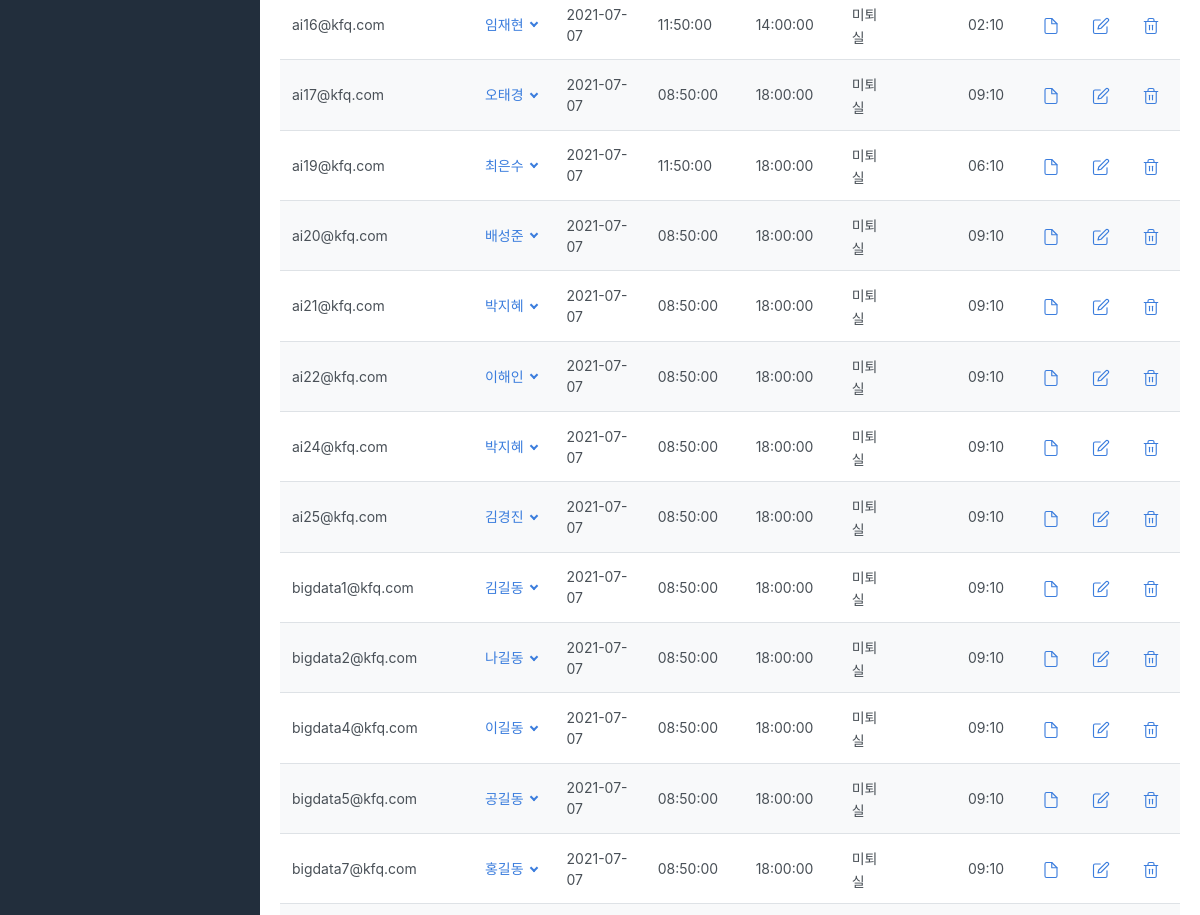
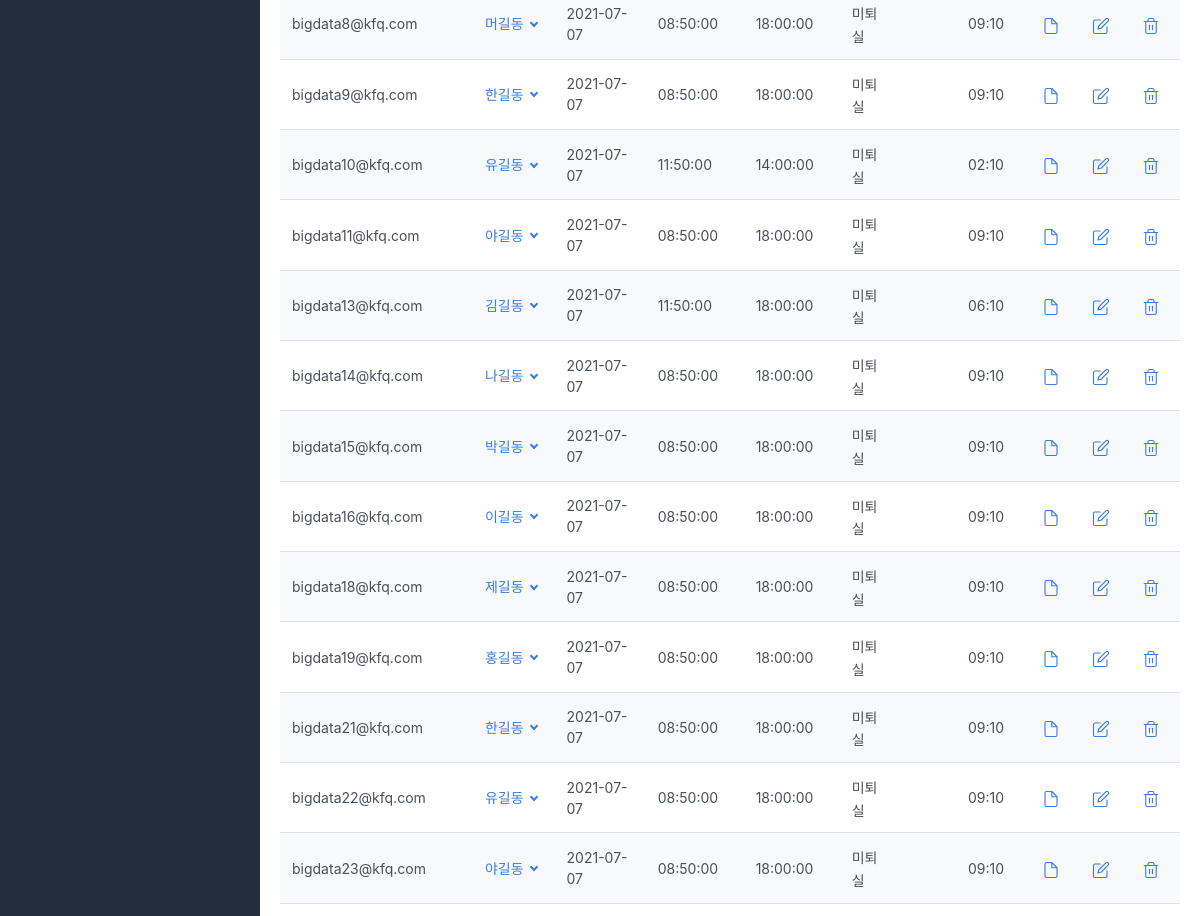
Before: /CRM/status/data/stay/ (middle part) with the older database file (2 pictures, top to bottom).
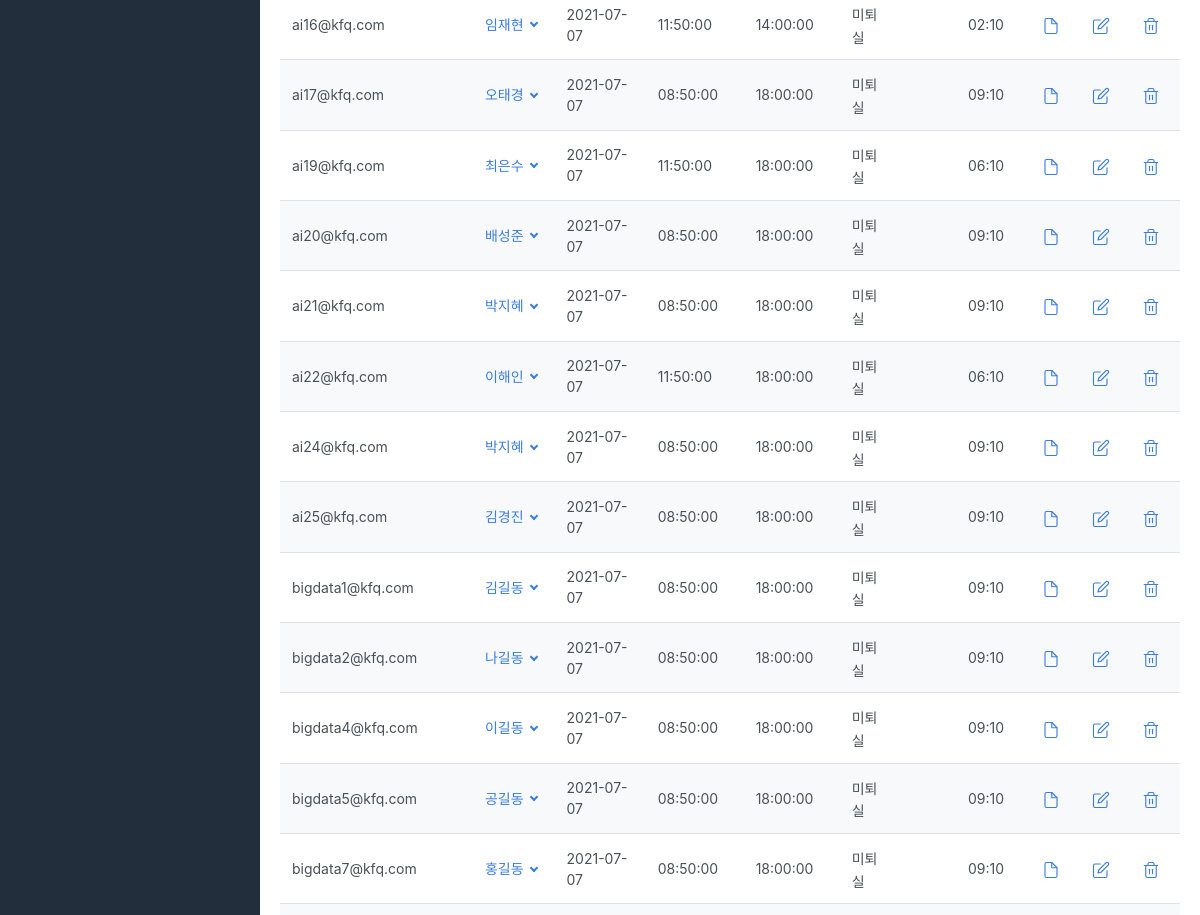
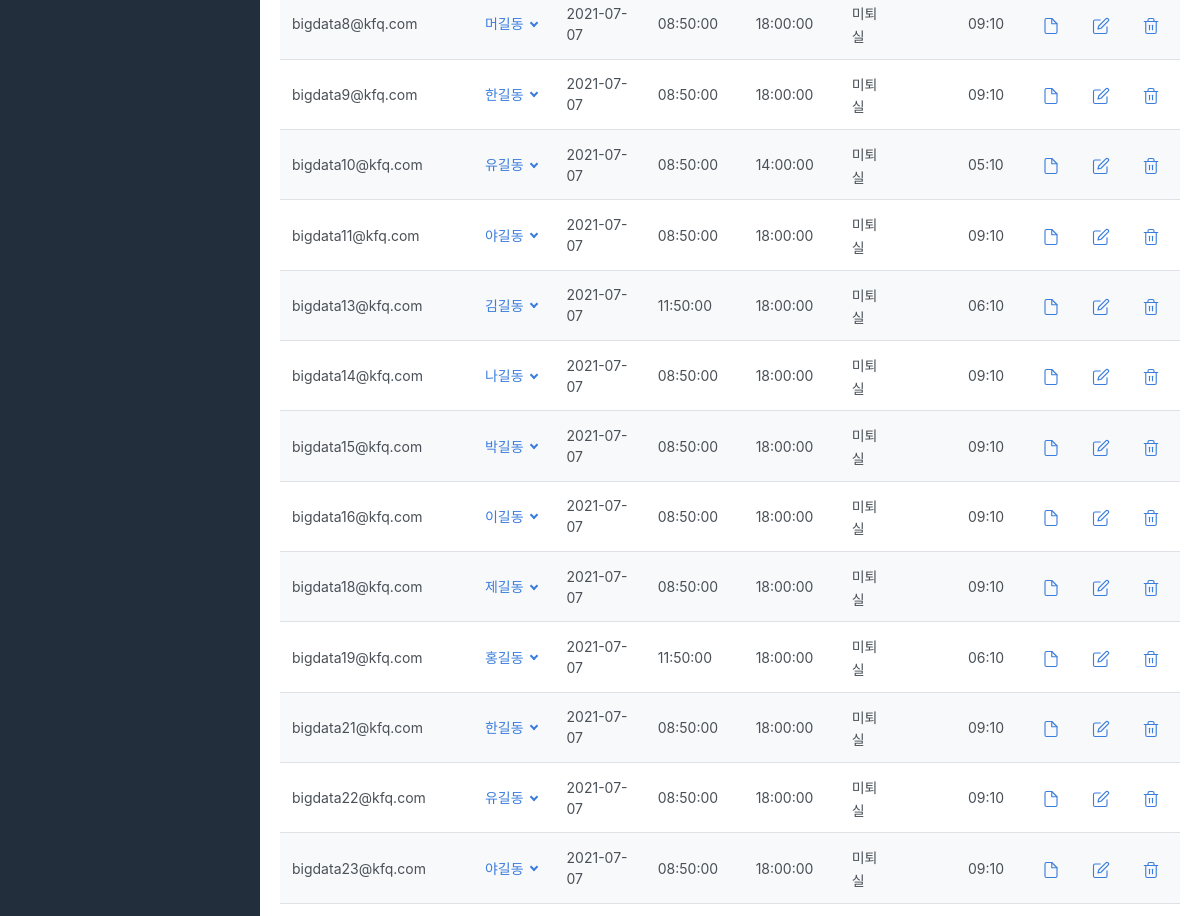
After: the same page with the newer database file (2 pictures, top to bottom).
### CRM/models.py (models this page shows)
class Student_list(models.Model):
    studentListNum = models.AutoField(ClassList, primary_key=True)
    member_fk = models.ForeignKey(Member, on_delete=models.CASCADE)
    class_fk = models.ForeignKey(ClassList, on_delete=models.CASCADE)
    date = models.DateField(auto_now_add=True)
    attendance = models.CharField(max_length=2,default='N',null=True)
    absent = models.CharField(max_length=2,default='N',null=True)
    late = models.CharField(max_length=2,default='N',null=True)
    early= models.CharField(max_length=2,default='N',null=True)
    input_time = models.DateTimeField(null=True)
    output_time= models.DateTimeField(null=True)
    total_time_outing = models.DateTimeField(null=True)
    total_time = models.DateTimeField(null=True)
    temperature = models.FloatField(null=True)

class Member (models.Model):
    email = models.CharField(max_length=200, primary_key=True)
    class_fk = models.ForeignKey(ClassList, on_delete=models.CASCADE, null=True)
    password = models.CharField(max_length=200)
    name = models.CharField(max_length=50)
    age = models.IntegerField(null=True)
    university = models.CharField(max_length=50,default = '',null=True)
    major = models.CharField(max_length=50,default = '',null=True)
    interest_language = models.CharField(max_length=50,default = '',null=True)
    phone_number = models.CharField(max_length=100,default = '',null=True)
    address = models.CharField(max_length=200,default = '',null=True)
    birth = models.DateField(null=True)
    seat_num = models.IntegerField(null=True)
    authority = models.CharField(max_length=50)

### CRM/VIEW/status.py (the view)
# urls.py: path('status/data/stay/',               Status.stillhere,     name='status_stay'),
    def stillhere(request):
        classlist = ClassList.objects.all()
        list_status_here = Student_list.objects.filter(attendance='Y')
        context = {'classlist' : classlist,}
        for object in list_status_here:
            object.date = object.date.strftime('%Y-%m-%d')
            object.input_time = object.input_time.strftime('%H:%M:%S')
            object.output_time = object.output_time.strftime('%H:%M:%S')
            object.total_time = Status.diff_time(object.output_time, object.input_time)
            object.absent = '미퇴실'
        context = {'list_status' : list_status_here, 'classlist' : classlist,}
        return render(request, './crm/page/03_status/status_02.html', context)

### CRM/VIEW/status.py (called while the page is built)
    def diff_time(time_in,time_out):
        t2 = datetime.strptime(time_out,'%H:%M:%S')
        t1 = datetime.strptime(time_in,'%H:%M:%S')
        time_stay = abs(t2-t1)
        result = time(time_stay.seconds //3600, (time_stay.seconds // 60) % 60).strftime('%H:%M')
        return result

### CRM/templates/crm/page/03_status/status_02.html (shortened to what this page needs)
{% extends 'crm/include/base_c.html' %}
{% load static %}
{% block content %}
<div class="row">
    <div class="col-12">
        <div class="card">
                </div>
            </div>
            <div class="card-body">
                <table class="table table-striped" id="dynamicTable">
                    <tbody id="dynamicTbody">
                        {% for status in list_status %}
                        <tr>
                            <td> {{status.member_fk.email}} </td>
                            <td>
                                <a class="dropdown-toggle" href="#" data-toggle="dropdown" aria-expanded="false">
                                    {{ status.member_fk.name }}
                                </a>
                            </td>
                            <td> {{status.date}} </td>
                            <td> {{status.input_time}} </td>
                            <td> {{status.output_time}} </td>
                            {% if status.absent == '결석' %}
                            <td> <span class="badge bg-danger"> 결석 </span> </td>
                            {% elif status.absent == '미퇴실' %}
                            <td> <span class="align-middle"> 미퇴실 </span> </td>
                            {% elif status.absent == '지각' %}
                            <td> <span class="badge bg-warning"> 지각 </span> </td>
                            {% elif status.absent == '조퇴' %}
                            <td> 조퇴 </td>
                            {% else %}
                            <td> <span class="badge bg-success"> 출석 </span> </td>
                            {% endif %}
                            <td> </td>
                            <td> {{status.total_time}} </td>
                            <td> <a href="#"> </a></td>
                            <td> <a href="#">
                            </a></td>
                            <td> <a href="#">
                            </a></td>
                        </tr>
                        {% endfor %}
                    </tbody>
                </table>
            </div>
        </div>
    </div>
</div>
{% endblock %}

Changed rows visible on the page:
changed Student_list "ai22@kfq.com": input_time "08:50:00" → "11:50:00"; total_time "09:10" → "06:10"
changed Student_list "bigdata10@kfq.com": input_time "11:50:00" → "08:50:00"; total_time "02:10" → "05:10"
changed Student_list "bigdata19@kfq.com": input_time "08:50:00" → "11:50:00"; total_time "09:10" → "06:10"
